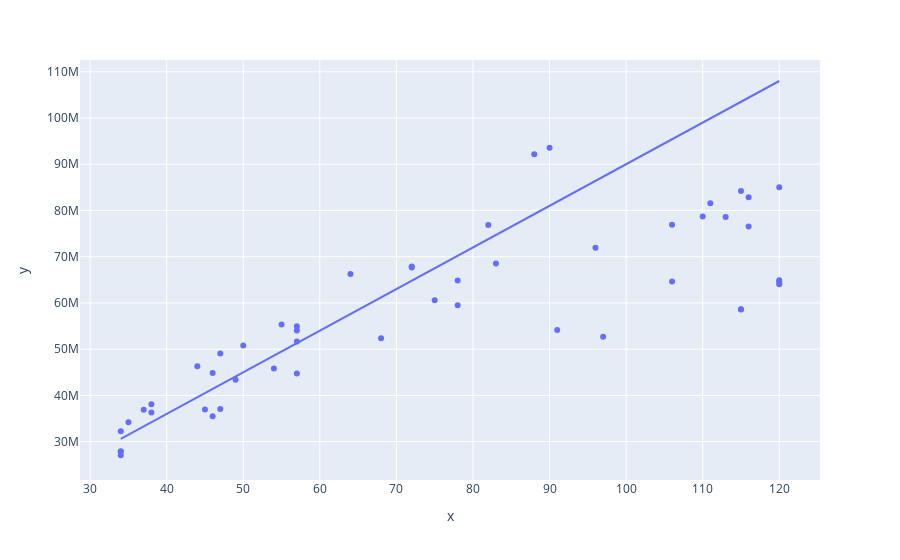

Notebook source saved alongside this figure:
### Markdown cell above
### Problem: find a *line* that best fits the data

Line ~ linear function: $y = ax + b$

We need to find values for the parameters $a$ and $b$.

### Code cell
a = 900_000
b = 0
x_range = [min(area), max(area)]
fig2 = px.line(x=x_range, y=[a * x + b for x in x_range])
fig2.add_traces(fig.data)
fig2.show()

### Figure 1 — Plotly figure (JSON) as saved in the notebook; plotly's stock layout.template omitted (floating-point values rounded to 4 significant figures)
{"data": [{"hovertemplate": "x=%{x}<br>y=%{y}<extra></extra>", "legendgroup": "", "line": {"color": "#636efa", "dash": "solid"}, "marker": {"symbol": "circle"}, "mode": "lines", "name": "", "orientation": "v", "showlegend": false, "type": "scatter", "x": [34, 120], "xaxis": "x", "y": [30600000, 108000000], "yaxis": "y"}, {"hovertemplate": "Area [m²]=%{x}<br>Price [Ft]=%{y}<extra></extra>", "legendgroup": "", "marker": {"color": "#636efa", "symbol": "circle"}, "mode": "markers", "name": "", "orientation": "v", "showlegend": false, "type": "scatter", "x": [38, 38, 120, 57, 34, 116, 75, 97, 111, 110, 72, 115, 47, 57, 57, 78, 35, 37, 82, 55, 90, 83, 106, 120, 47, 44, 115, 34, 57, 116, 113, 72, 68, 34, 50, 96, 88, 106, 46, 46, 91, 115, 45, 54, 120, 34, 120, 64, 49, 78], "xaxis": "x", "y": [38099490, 36277995, 64527260, 44747174, 27939275, 76546920, 60578232, 52698438, 81580905, 78668330, 67871823, 84218940, 49088112, 51676898, 54029378, 59516862, 34198560, 36920534, 76839906, 55316520, 93545270, 68554332, 64645560, 85039780, 37038480, 46331190, 58616325, 27058430, 54931858, 82836784, 78581188, 67686111, 52355682, 32260340, 50784015, 71961296, 92137873, 76911912, 35507748, 44850220, 54146355, 58576095, 36928064, 45836725, 64897700, 27812575, 64033480, 66276080, 43388350, 64836485], "yaxis": "y"}], "layout": {"legend": {"tracegroupgap": 0}, "margin": {"t": 60}, "xaxis": {"anchor": "y", "domain": [0, 1], "title": {"text": "x"}}, "yaxis": {"anchor": "x", "domain": [0, 1], "title": {"text": "y"}}}}
